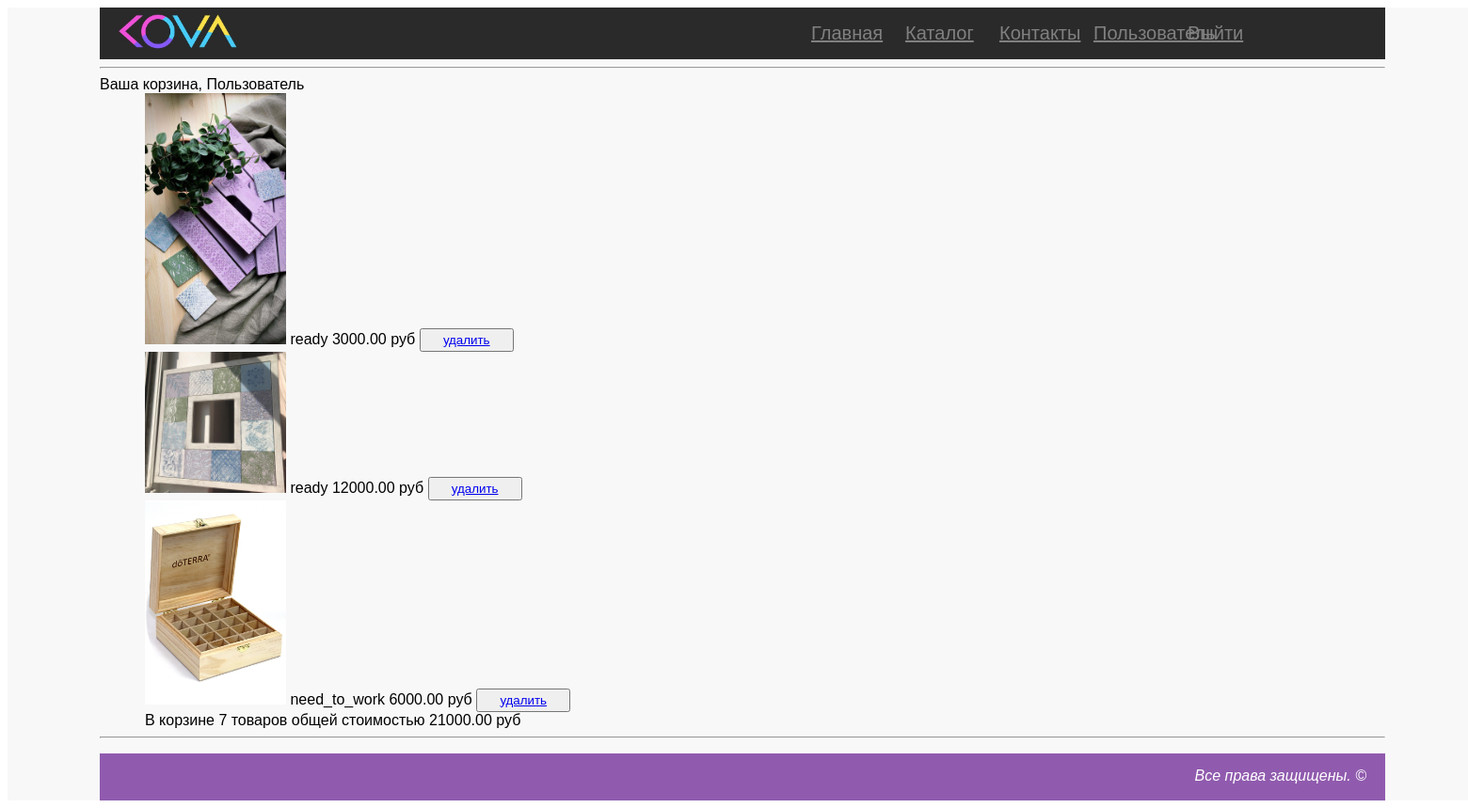
The app's page /basket (signed in), older data.
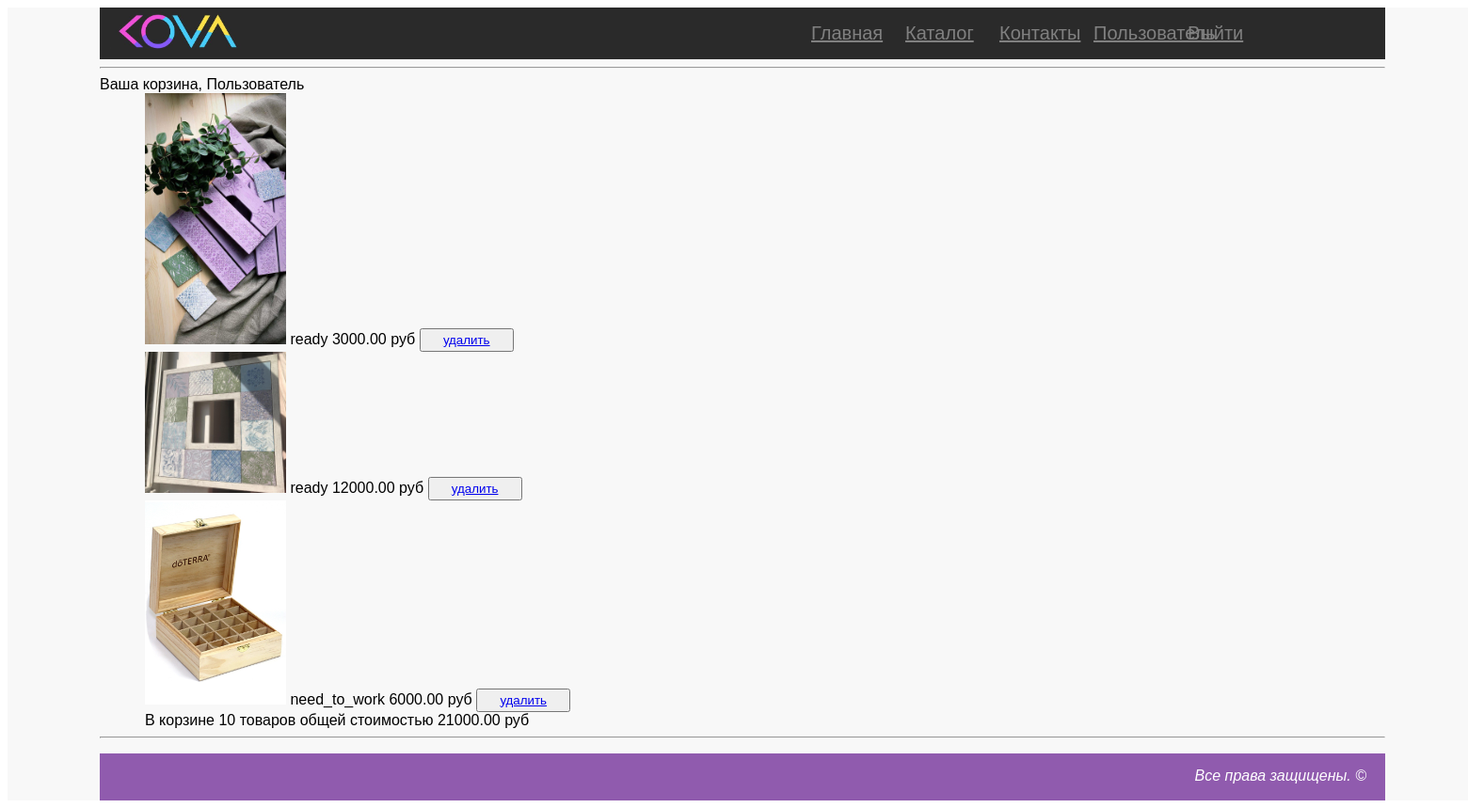
The same page, newer data.
### basketapp/models.py (models this page shows, shortened)
class Basket(models.Model):
    user = models.ForeignKey(settings.AUTH_USER_MODEL, on_delete=models.CASCADE)
    product = models.ForeignKey(Product, on_delete=models.CASCADE)
    quantity = models.PositiveIntegerField(verbose_name='Количество', default=0)
    add_datetime = models.DateTimeField(verbose_name='Время', auto_now_add=True)
    def _get_total_quantity(self):
        _items = Basket.objects.filter(user=self.user)
        _totalquantity = sum(list(map(lambda x: x.quantity, _items)))
        return _totalquantity
    total_quantity = property(_get_total_quantity)
    def _get_total_cost(self):
        _items = Basket.objects.filter(user=self.user)
        _totalcost = sum(list(map(lambda x: x.product.cost, _items)))
        return _totalcost
    total_cost = property(_get_total_cost)

### authapp/models.py (models this page shows)
class ShopUser(AbstractUser):
    avatar = models.ImageField(upload_to='users_avatars', blank=True)
    age = models.PositiveIntegerField(verbose_name = 'возраст')

### mainapp/models.py (models this page shows, shortened)
class Product(models.Model):
    PUBLICATED = 'PUB'
    PRIVATE = 'PRV'
    PUBLICATED_CHOICES = (
        (PUBLICATED, 'Publicated'),
        (PRIVATE, 'Private'),
    )
    category = models.ForeignKey(ProductCategory, on_delete=models.CASCADE)
    title = models.CharField(max_length=150)
    image = models.ImageField(blank=True, null=True)
    cost = models.DecimalField(max_digits=7, decimal_places=2)
    short_desc = models.CharField(verbose_name='краткое описание', max_length=200, blank=True)
    description = models.TextField(verbose_name='подбробное описание', blank=True)
    publicated = models.CharField(
        max_length=3,
        choices=PUBLICATED_CHOICES,
        default=PUBLICATED
    )
    created = models.DateTimeField(auto_now_add=True)
    modifield = models.DateTimeField(auto_now=True)

class ProductCategory(models.Model):
    name = models.CharField(verbose_name='имя', max_length=64, unique=True)
    description = models.TextField(verbose_name='описание', blank=True)

### basketapp/views.py (the view)
# urls.py: re_path(r'^basket', include('basketapp.urls', namespace='basket')),
def basket(request):
    title = 'Корзина'
    basket_items = Basket.objects.filter(user=request.user).order_by('product__category')
    content = {
        'title': title,
        'basket_items': basket_items,
    }
    return render(request, 'basketapp/basket.html', content)

### basketapp/templates/basketapp/basket.html (shortened to what this page needs)
{% extends 'basketapp/base.html' %}
{% load static %}
{% block page_content %}
    <div class="basket_list">
        {% for item in basket_items %}
            <div class="basket_record">
                <img src="/media/{{ item.product.image }}" alt="{{ item.product.short_desc }}" width="150">
                <span class="category_name">{{ item.product.category.name }} </span>
                <span class="product_cost">{{ item.product.cost }}&nbspруб </span>
                <button class="btn btn-round">
                    <a href="{% url 'basket:remove' item.pk %}" class="">
                        удалить
                    </a>
                </button>
            </div>
        {% endfor %}
        {% if basket_items %}
            <div class="basket_summary">
                В корзине {{ basket_items.0.total_quantity }} товаров общей стоимостью
                                {{ basket_items.0.total_cost }} руб
            </div>
        {% endif %}
    </div>
{% endblock %}

Row changes from the older to the newer data that the page shows:
changed Basket (number 1 of 3 on the later page): user+quantity "7" → "10"
